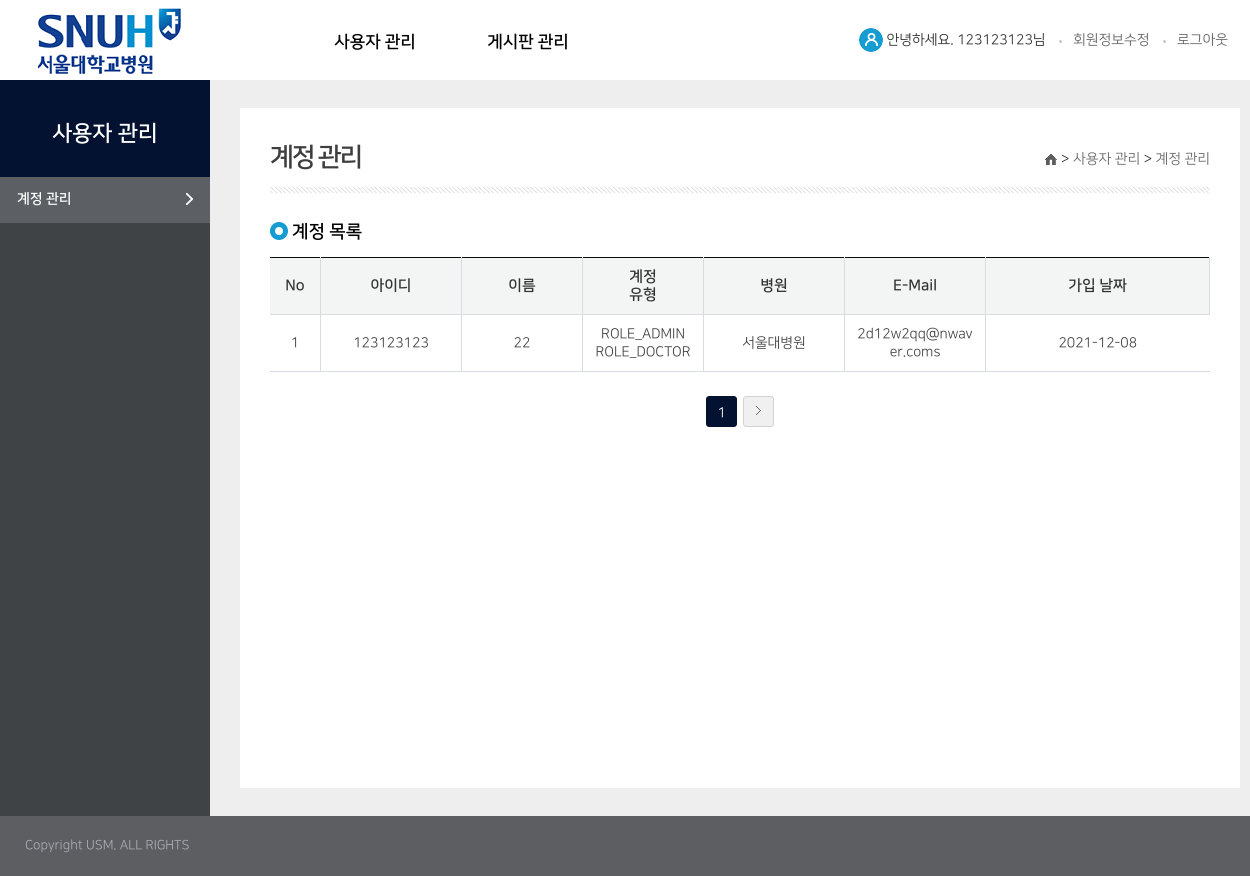
/admin/user_list (signed in), run on the app's committed database.
### app/models/auth_model.py (models this page shows)
class Auth(db.Model):
    id = db.Column(db.String(30), ForeignKey('account.id'), primary_key=True, nullable=False)
    role = db.Column(db.String(15), primary_key=True, nullable=False)
    user = db.relationship('Account', backref=db.backref('auth_set'))

### app/models/account_model.py (models this page shows)
class Account(db.Model):
    id = db.Column(db.String(30), primary_key=True, nullable=False)
    password = db.Column(db.String(60), nullable=False)
    email = db.Column(db.String(50), unique=True, nullable=False)
    name = db.Column(db.String(30), nullable=False)
    hospital = db.Column(db.String(1), nullable=False)
    created_date = db.Column(db.DateTime(), nullable=False, default=func.now())
    modified_date = db.Column(db.DateTime(), nullable=False, default=func.now())

### app/views/admin_views.py (the view)
@bp.route('/user_list')
@login_required
@has_role('ROLE_ADMIN')
def user_list():
    criteria = {
        'page': request.args.get('page'),
        'per_page': request.args.get('per_page')
    }
    result = admin_service.user_list(criteria)
    return render_template('admin/user_list.html', account_list=result.get('account_list'), criteria=criteria)

### app/dao/account_dao.py (called while the page is built)
def find_one(username):
    return Account.query.get(username)

def find_list(criteria):
    result = {}
    try:
        tq = db.session.query(Account).order_by(desc(Account.id))
        paginated_board_list = tq.paginate(page=criteria.get('page'), per_page=criteria.get('per_page'),
                                           max_per_page=50)
        result['account_list'] = paginated_board_list
    except Exception as e:
        result['error_msg'] = ErrorMessage.UNKNOWN_ERROR
        print(traceback.format_exc())
    return result

### app/filter.py (called while the page is built)
def format_datetime(value, fmt='%Y-%m-%d'):
    return value.strftime(fmt)

### app/service/account_service.py (called while the page is built)
def get_user(username):
    return find_one(username)

### app/service/admin_service.py (called while the page is built)
def user_list(criteria):
    if (criteria.get('page') is None) or (not criteria.get('page').isdigit()):
        criteria['page'] = 1
    else:
        criteria['page'] = int(criteria.get('page'))
    if (criteria.get('per_page') is None) or (not criteria.get('per_page').isdigit()):
        criteria['per_page'] = 10
    else:
        criteria['per_page'] = int(criteria.get('per_page'))
    return find_list(criteria)

### app/views/account_views.py (called while the page is built)
@bp.before_app_request
def load_logged_in_user():
    user_id = session.get('user_id')
    if '/static/' not in request.path:
        if user_id is None:
            g.user = None
        else:
            g.user = account_service.get_user(user_id)

### templates/admin/user_list.html (shortened to what this page needs)
<!DOCTYPE html>
<html lang="en">
<head>
<link rel="stylesheet" type="text/css" href="{{ url_for('static', filename='css/normalize.css')}}">
<link rel="stylesheet" type="text/css" href="{{ url_for('static', filename='css/layout.css')}}">
<link rel="stylesheet" type="text/css" href="{{ url_for('static', filename='css/font.css')}}">
</head>
<body>
	<div id="wrapper">
        {% include "include/header/header.html" %}
		<div id="contentsWrap">
            {% include "include/navigation_bar/lnb_admin.html" %}
			<div id="container">
				<div class="location">
					<span class="home"><a href="#"><img src="{{ url_for('static', filename='img/layout/ico_home.png')}}"
                                                        alt="홈"></a></span>
					<span class="arrow">&gt;</span>
					<a href="#"> <span class="first">사용자 관리</span></a>
					<span class="arrow">&gt;</span>
					<a href="#"> <span>계정 관리</span></a>
				</div>
				<h3 id="contTi">계정 관리</h3>
				<div id="txt">
					<h4>계정 목록</h4>
					<table class="tbl_basic" style="table-layout:fixed;">
		                <thead>
		                    <tr>
		                        <th class="trw" width=30>No</th>
		                        <th class="trw" width=120>아이디</th>
		                        <th class="trw" width=100>이름</th>
		                        <th class="trw" width=100>계정<br>유형</th>
		                        <th class="trw" width=120>병원</th>
		                        <th class="trw" width="120">E-Mail</th>
		                        <th class="trw" >가입 날짜</th>
		                    </tr>
		                </thead>
		                <tbody>
                        {% for account in account_list.items %}
							<tr>
								<td>{{ account_list.total - ((account_list.page - 1) * account_list.per_page)
								 - loop.index0 }}</td>
								<td>{{ account.id }}</td>
								<td>{{ account.name }}</td>
								<td>
                                    {% for role in account.auth_set %}
                                        {{ role.role }}{% if not loop.last %}<br>{% endif %}
                                    {% endfor %}
                                </td>
								<td>{{ account.hospital.replace('S', '서울대병원').replace('K', '고려대병원') }}</td>
								<td>{{ account.email }}</td>
								<td>{{ account.created_date|datetime }}</td>
							</tr>
                        {% endfor %}
		                </tbody>
		            </table>
		            <ul class="paginate">
                        {% for page_num in account_list.iter_pages() %}
                            {% if page_num %}
                                {% if page_num == account_list.page %}
                                <li class="active">
                                    <a href="{{ url_for('admin.user_list', page=page_num, per_page=criteria.per_page)}}"
                                       title="{{ page_num }}페이지">{{ page_num }}</a>
                                </li>
                                {% else %}
                                <li>
                                    <a href="{{ url_for('admin.user_list', page=page_num, per_page=criteria.per_page)}}"
                                       title="{{ page_num }}페이지">{{ page_num }}</a>
                                </li>
                                {% endif %}
                            {% else %}
                            <li>
                               <span>...</span>
                            </li>
                            {% endif %}
                        {% endfor %}
                        <li class="dir next"><a href="{{ url_for('admin.user_list', page=account_list.next_num,
                                per_page=criteria.per_page )}}"title="다음페이지로 이동">»</a></li>
					</ul>
				</div>
			</div>
		</div>
        {% include "include/footer/footer.html" %}
	</div>
</body>
</html>

### templates/include/header/header.html
		<div id="headerWrap">
			<div id="header">
				<h1 id="logo"><a href="#"><img src="{{ url_for('static', filename='img/layout/logo.png')}}"
                                               alt="서울대학교 병원" /></a></h1>
                {% include "include/navigation_bar/gnb.html" %}
				<div id="globalWrap">
					<ul class="global">
						<li>안녕하세요. {{ g.user.id }}님</li>
						<li><a href="{{ url_for('account.modify') }}"> 회원정보수정</a></li>
						<li><a href="{{ url_for('index.logout') }}"> 로그아웃</a></li>
					</ul>
				</div>
			</div>
		</div>

### templates/include/navigation_bar/gnb.html (shortened to what this page needs)
				<div id="gnbWrap">
					<div id="gnb">
						<ul class="menu">
                        {% for role in g.user.auth_set %}
                            {% if role.role == 'ROLE_ADMIN' %}
							<li><a href="#">사용자 관리</a>
							</li>
                            {% endif %}
                        {% endfor %}
							<li><a href="#">게시판 관리</a>
							</li>
						</ul>
					 </div>
			 	</div>

### static/css/layout.css (style rules this page uses)
#wrapper { width:100%; background:#eeeeee }
#headerWrap { width:100%;height:80pxpx;position:relative;background:#fff; }
#header { position:relative;width:1240px;height:80px;z-index: 10000; }
#header #globalWrap { position:absolute;right: 0;top: 30px; }
#header #globalWrap .global { margin:0; }
#header #globalWrap .global li { position: relative;display:inline-block;padding: 0 12px; }
#header #globalWrap .global li:before { position: absolute;top: 50%;left: -2px;width: 3px;height: 3px;content: "";margin-top: -1px;border-radius: 50%;background-color: #c9cacf; }
#header #globalWrap .global li:first-child:before { display:none; }
#header #globalWrap .global li a { color:#666; }
#header #globalWrap .global li:first-child:after { position:absolute; top:-2px; left:-16px;width:24px; height:24px; background:#fff url(../img/layout/ico_admin.png); content:""; }
#header #logo { position: absolute;top:8px;left:20px;z-index: 999; }
#header #gnbWrap { position:relative;height: 75px; }
#header #gnbWrap #gnb { position: absolute;left:300px;top:22px;line-height:17px; }
#header #gnbWrap #gnb .menu li { float:left;width:150px;margin-right:3px; }
#header #gnbWrap #gnb .menu li a { width:150px; height:40px;font-size:17px;line-height:40px;color:#000; font-weight:600; display:block; background:#fff; }
#header #gnbWrap #gnb .menu > li > a { text-align: center; }
#contentsWrap { overflow:hidden;position: relative; width:1240px;padding: 28px 0; }
#container { position:relative; margin-left: 240px;padding:30px;background: #fff;line-height:1em;height:auto; }
#container .location { position:absolute;top:45px;right:30px;height:15px;line-height:9px; }
#container h3#contTi { position: relative;margin-bottom: 40px;font-size:26px;font-weight:600;color:#3e3e3e;line-height:40px;letter-spacing: -2px; }
#container h3#contTi:after { width: 100%;height: 6px;position: absolute;bottom: -15px;left: 0;background: url(../img/layout/contTi_line.png) repeat-x; content:""; }
#container #txt { margin:0;padding:0;min-height: 540px; }
#container #txt h4 { position:relative;margin-top: 30px;margin-bottom:10px;padding-left:22px;padding-top:0;background: url(../img/layout/h4_bul.png) no-repeat left 4px;font-family: 'nsr','Malgun Gothic';font-size: 18px;line-height: 160%;font-weight: 600;color: #000; }
#container #txt h4:first-child { margin-top:0; }
.tbl_basic { display:table;margin-bottom:10px;width:100%;border-top:1px solid transparent;border-bottom:1px solid transparent;border-collapse:separate;border-collapse:collapse }
.tbl_basic th, .tbl_basic td { padding:10px;border-left:1px solid transparent;border-bottom:1px solid transparent;margin-left:-1px;vertical-align:middle;word-wrap:break-word;word-break:keep-all;color:#464646;text-align: center;line-height: 18px }
.tbl_basic th:first-child, .tbl_basic td:first-child { border-left:none }
.tbl_basic th.trw, .tbl_basic td.trw { border-right:1px solid #d8dbe0; }
.tbl_basic tbody th, .tbl_basic thead th { vertical-align:middle; }
.tbl_basic thead th, .tbl_basic tfoot th { background-image:none; }
.tbl_basic thead th { color:#333;font-size:15px;background:#f3f5f5; }
.tbl_basic { border-top-color:#0a0a0a;border-bottom-color:#ddd; }
.tbl_basic th, .tbl_basic td { border-left-color:#d8dbe0;border-bottom-color:#d8dbe0; background: #fff; }
.paginate { margin:20px 0; text-align:center; line-height:18px; }
.paginate:after { content:""; display:block; clear:both; }
.paginate li { display:inline-block;list-style:none;vertical-align:middle; }
.paginate li a { display:block; width:29px; height:29px;margin:4px 1px; background:#fff;cursor:pointer; border:1px solid #d2d2d2; border-radius:3px; line-height:32px ; text-align:center; vertical-align:middle; }
.paginate .dir a { background:#f0f0f0 url(../img/layout/bg_pg_num.gif) no-repeat; font-size:0;line-height:0;vertical-align:middle; }
.paginate .dir.next a { background-position:-110px 9px; }
.paginate li.active a, .paginate li a:hover, .paginate li a:focus, .paginate li a:active { background-color:#031230;border:1px solid #031230; color:#fff;text-decoration:none; }

### data on the page
Auth: role "ROLE_ADMIN"
Account: user.id "123123123", total "1", id "123123123", name "22", hospital.replace "서울대병원", email "2d12w2qq@nwaver.coms", created_date "2021-12-08"
Auth: role "ROLE_DOCTOR"

### other printed values
{{ page_num }} "1"
